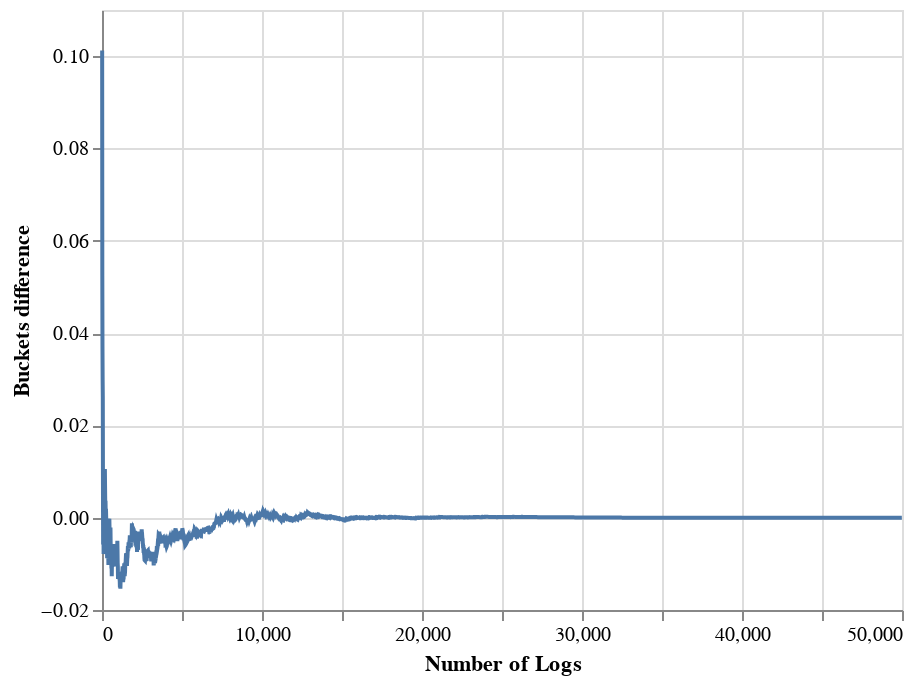

Notebook source saved alongside this figure:
### Code cell
diff = pd.DataFrame({
  'Number of Logs': np.arange(0, num_logs, 10),
  'Buckets difference': (source - reference_source)['buckets taken'] / np.arange(0, num_logs, 10)
}) 
alt.Chart(diff).mark_line().encode(
    x= 'Number of Logs',
    y='Buckets difference', 
)

### Figure 1 — Vega-Lite specification as saved in the notebook (floating-point values rounded to 4 significant figures; data arrays with more than 128 entries replaced by an {"elided": "..."} marker saying what was removed)
{"config": {"view": {"continuousWidth": 400, "continuousHeight": 300}}, "data": {"name": "data-56dc45f500ab6b083afa4efe8796a816"}, "mark": "line", "encoding": {"x": {"type": "quantitative", "field": "Number of Logs"}, "y": {"type": "quantitative", "field": "Buckets difference"}}, "$schema": "https://vega.github.io/schema/vega-lite/v4.8.1.json", "datasets": {"data-56dc45f500ab6b083afa4efe8796a816": {"elided": "5000 records"}}}
